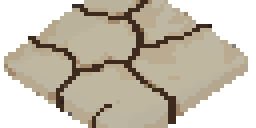
#> input picture assets/terrain/bedrock/a.png, 64 x 32 px, found by its file name (shown 4 times larger)
$ python compose_nature.py
#> lines starting #> are read from the running program, lines starting #| are printed output that depends on the picture
"""SpriteKiln trial: trees, rocks and the pig next to the game's current ones, on grass.

Writes previews/nature_vs_current_3x.png (tree and rock in their 3 states), previews/pig_vs_current_4x.png
(the current led-pig views above, SpriteKiln's 8 directions below) and previews/pig_<anim>.gif.
Run after gen_nature.py and the renders: python3 tools/spritekiln/compose_nature.py
"""
import json
import os

from PIL import Image, ImageDraw

ROOT = os.path.abspath(os.path.join(os.path.dirname(__file__), "..", ".."))
PROPS = os.path.join(ROOT, "tools", "spritekiln", "art", "specs", "props")
OUT = os.path.join(ROOT, "tools", "spritekiln", "previews")
DIRS = ["s", "se", "e", "ne", "n", "nw", "w", "sw"]


def grass(w, h):
#> called with w = 424, h = 212
    g = Image.open(os.path.join(ROOT, "assets", "terrain", "grass", "a.png")).convert("RGBA")
#> g is the input picture: PIL image 64x32 RGBA; mean R, G, B, A 125.7, 113.9, 96.9, 170
    img = Image.new("RGBA", (w, h), (90, 120, 64, 255))
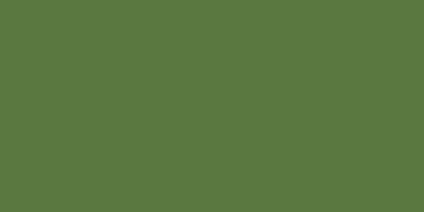
#> img: PIL image 424x212 RGBA; mean R, G, B, A 90, 120, 64, 255
    for y in range(-16, h, 16):
        for x in range(-64, w, 64):
            img.alpha_composite(g, (x + (32 if (y // 16) % 2 else 0), y))
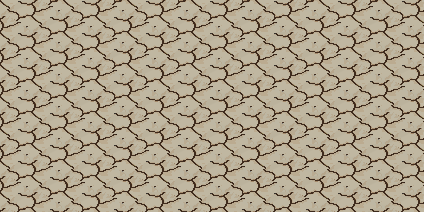
#> img: PIL image 424x212 RGBA; mean R, G, B, A 172.8, 160.8, 138.8, 255
    return img


def sk_frame(name, anim="idle", d="se", f=0):
    base = os.path.join(PROPS, name, "out", name)
    meta = json.load(open(os.path.join(base, name + ".json")))
    r = meta["frames"][f"{anim}_{d}_{f}"]["frame"]
    atlas = Image.open(os.path.join(base, name + ".png")).convert("RGBA")
    return atlas.crop((r["x"], r["y"], r["x"] + r["w"], r["y"] + r["h"])), meta["spritekiln"]["pivot"]


def nature_sheet():
    states = ["grown", "felled", "stump"]
    img = grass(64 * 6 + 40, 96 * 2 + 20)
    d = ImageDraw.Draw(img)
    for col, thing in enumerate(["tree", "rock"]):
        for i, st in enumerate(states):
            x = col * (64 * 3 + 20) + i * 64
#> (the run stopped early here; a loop or call above may not have finished)
